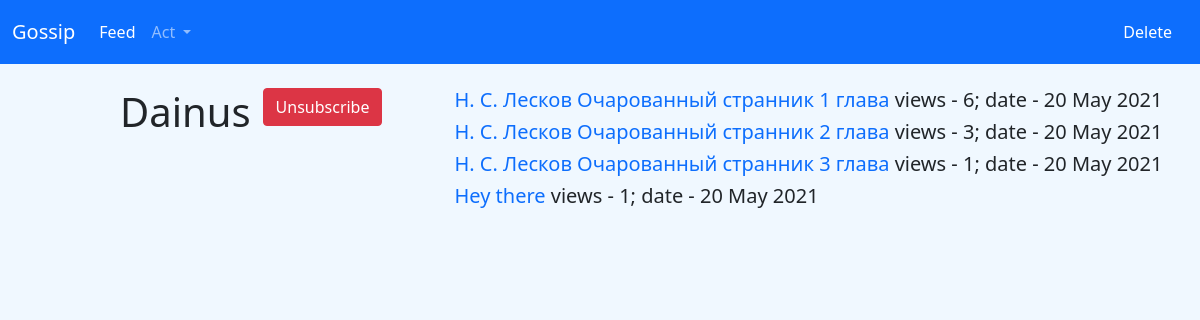
The app's page /user/1 (signed in) with its own data.
### data/user.py (models this page shows, shortened)
class User(SqlAlchemyBase, UserMixin, SerializerMixin):
    __tablename__ = 'users'
    id = sa.Column(sa.Integer, primary_key=True, autoincrement=True)
    nickname = sa.Column(sa.String, nullable=True)
    hashed_password = sa.Column(sa.String, nullable=True)
    created_date = sa.Column(sa.DateTime, default=datetime.datetime.now())
    subs = sa.Column(sa.String, default='1')
    news = orm.relation("News", back_populates='user')

### data/new.py (models this page shows)
class News(SqlAlchemyBase, UserMixin, SerializerMixin):
    __tablename__ = 'news'
    id = sa.Column(sa.Integer, primary_key=True, autoincrement=True)
    title = sa.Column(sa.String, nullable=True)
    content = sa.Column(sa.String, nullable=True)
    date = datetime.date.today().ctime().split()
    date = date[2] + ' ' + date[1] + ' ' + date[-1]
    created_date = sa.Column(sa.String, default=date)
    views = sa.Column(sa.Integer, default=0)
    user_id = sa.Column(sa.Integer, sa.ForeignKey("users.id"))
    user = orm.relation('User')

### get_user.py (the view)
@get_user_blueprint.route('/user/<int:id>', methods=['GET', 'POST'])
def get_user(id):
    ses = db_session.create_sessin()
    user = ses.query(User).get(id)
    if request.method == 'POST':
        cur_user = ses.query(User).get(current_user.id)
        if str(id) in current_user.subs:
            subs = current_user.subs.split(',')
            del subs[subs.index(str(id))]
            cur_user.subs = ','.join(subs)
        else:
            if cur_user.subs == '':
                cur_user.subs = str(id)
            else:
                cur_user.subs += ',' + str(id)
        ses.commit()
        return redirect(f'/user/{id}')
    elif request.method == 'GET':
        news = user.news
        is_user = str(id) in current_user.subs
        return render_template('get_user.html', news=news, user=user.nickname, title=user.nickname, id=id, is_user=is_user)

### app.py (called while the page is built)
@login_man.user_loader
def loader_user(user_id):
    ses = db_session.create_sessin()
    return ses.query(User).get(user_id)

### data/db_session.py (called while the page is built)
def create_sessin() -> Session:
    global __factory
    return __factory()

### templates/get_user.html (shortened to what this page needs)
{% extends 'base.html' %}
{% block content %}
<div class="parent">
        <div class="child"><h1>{{ user }}</h1></div>
        <div class="child">
            {% if not(current_user.id == id) %}
            <div class="btn-group" role="group" aria-label="Basic mixed styles example">
                <form action="" method="post">
                {% if not(is_user) %}
                <button type="submit" class="btn btn-success" id="subscribe" >Subscribe</button>
                {% else %}
                <button type="submit" class="btn btn-danger" id="subscribe">Unsubscribe</button>
                {% endif %}
                    </form>
            </div>
            {% endif %}
        </div>
        <div class="child">
            {% for new in news %}
            <h5>
                <a href="/new/{{ new.id }}">{{ new.title }}</a> views - {{ new.views }}; date - {{new.created_date}}
            </h5>
            {% endfor %}
        </div>
    </div>
{% endblock %}

### static/css/style.css (style rules this page uses)
body { background: #F0F8FF; }
a { text-decoration: none; }

### templates/get_user.html (style rules this page uses)
.parent> div { float: left; margin-right: 1%; }
.child:last-child { margin-left: 5%; }
.child:first-child { margin-left: 10%; }

### records on screen
User: nickname "Dainus"
News: title "Н. С. Лесков Очарованный странник 1 глава", views "6", created_date "20 May 2021"
News: title "Н. С. Лесков Очарованный странник 2 глава", views "3", created_date "20 May 2021"
News: title "Н. С. Лесков Очарованный странник 3 глава", views "1", created_date "20 May 2021"
News: title "Hey there", views "1", created_date "20 May 2021"
